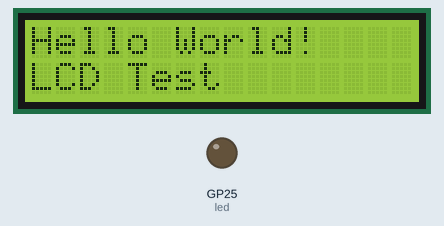
A program run on a simulated Raspberry Pi Pico running MicroPython. Shown: 16×2 character LCD, output pins drawn as LEDs (lit = HIGH). The clock reads 2024-03-15 10:24:30 at power-on unless the program sets it; what the program prints to the serial console is not drawn.

Above: at 1.4 s.
At 7.4 s:
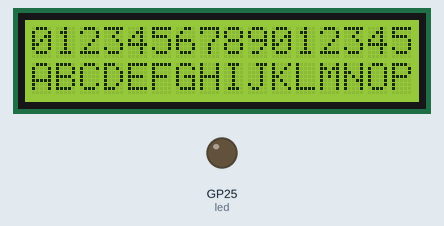
At 22.82 s:
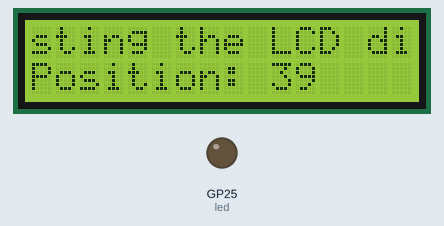
At 38.4 s:
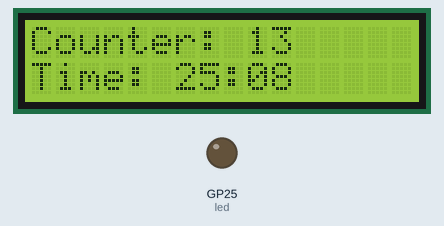
Timing chart, 0 to 39.9 s (numbered marks = the images above):
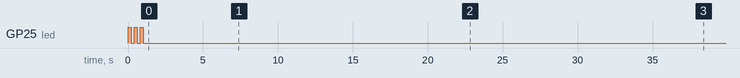

The program:

test-lcd.py
```python
# Simple LCD Test for Raspberry Pi Pico
# MicroPython implementation

import machine
import utime
from machine import Pin, I2C

# LCD Configuration
LCD_I2C_ID = 0     # I2C0
LCD_SDA_PIN = 0    # GP0
LCD_SCL_PIN = 1    # GP1
LCD_ADDRESS = 0x27 # Common I2C address for LCD

class I2cLcd:
    def __init__(self, i2c, addr, num_lines, num_columns):
        self.i2c = i2c
        self.addr = addr
        self.num_lines = num_lines
        self.num_columns = num_columns

        print(f"Initializing LCD at address 0x{addr:02x}")

        # Test I2C connection first
        try:
            self.i2c.writeto(self.addr, bytes([0x00]))
            print("LCD responded to I2C")
        except OSError as e:
            print(f"LCD not responding: {e}")
            return

        # LCD initialization sequence
        print("Starting LCD initialization...")
        utime.sleep_ms(50)  # Wait for LCD to power up

        # Initialize in 4-bit mode (standard HD44780 procedure)
        self._write_nibble(0x03)  # Function set: 8-bit (first attempt)
        utime.sleep_ms(5)
        self._write_nibble(0x03)  # Function set: 8-bit (second attempt)
        utime.sleep_ms(1)
        self._write_nibble(0x03)  # Function set: 8-bit (third attempt)
        utime.sleep_ms(1)
        self._write_nibble(0x02)  # Function set: 4-bit mode
        utime.sleep_ms(1)

        # Now in 4-bit mode, send full commands
        self._write_command(0x28)  # Function set: 4-bit, 2-line, 5x8 font
        utime.sleep_ms(1)
        self._write_command(0x08)  # Display off
        utime.sleep_ms(1)
        self._write_command(0x01)  # Clear display
        utime.sleep_ms(2)
        self._write_command(0x06)  # Entry mode: increment cursor
        utime.sleep_ms(1)
        self._write_command(0x0C)  # Display on, cursor off, blink off
        utime.sleep_ms(1)

        print("LCD initialization complete")

    def _write_nibble(self, nibble):
        """Write 4-bit nibble to LCD via I2C expander"""
        # PCF8574 I2C expander connections (common mapping):
        # P7 P6 P5 P4 P3 P2 P1 P0
        # D7 D6 D5 D4 BL EN RW RS

        try:
            # Prepare data: nibble in upper 4 bits, backlight on (P3=1)
            data = (nibble << 4) | 0x08  # Shift nibble left, set backlight bit

            # Pulse Enable (P2): high then low
            self.i2c.writeto(self.addr, bytes([data | 0x04]))  # Enable high
            utime.sleep_us(1)
            self.i2c.writeto(self.addr, bytes([data & ~0x04])) # Enable low
            utime.sleep_us(50)

        except OSError as e:
            print(f"I2C write error: {e}")

    def _write_command(self, cmd):
        """Write command to LCD (RS=0)"""
        # Send upper nibble
        self._write_nibble((cmd >> 4) & 0x0F)
        # Send lower nibble
        self._write_nibble(cmd & 0x0F)

    def _write_data(self, data):
        """Write data to LCD (RS=1)"""
        try:
            # Upper nibble with RS=1
            upper = ((data >> 4) & 0x0F) << 4 | 0x09  # Data + backlight + RS
            self.i2c.writeto(self.addr, bytes([upper | 0x04]))  # Enable high
            utime.sleep_us(1)
            self.i2c.writeto(self.addr, bytes([upper & ~0x04])) # Enable low
            utime.sleep_us(50)

            # Lower nibble with RS=1
            lower = (data & 0x0F) << 4 | 0x09  # Data + backlight + RS
            self.i2c.writeto(self.addr, bytes([lower | 0x04]))  # Enable high
            utime.sleep_us(1)
            self.i2c.writeto(self.addr, bytes([lower & ~0x04])) # Enable low
            utime.sleep_us(50)

        except OSError as e:
            print(f"I2C write error: {e}")

    def clear(self):
        """Clear LCD display"""
        self._write_command(0x01)
        utime.sleep_ms(2)  # Clear command needs extra time

    def home(self):
        """Return cursor to home position"""
        self._write_command(0x02)
        utime.sleep_ms(2)

    def move_to(self, col, row):
        """Move cursor to specific position"""
        if row == 0:
            addr = 0x80 + col  # First line starts at 0x80
        elif row == 1:
            addr = 0xC0 + col  # Second line starts at 0xC0
        else:
            return
        self._write_command(addr)

    def putstr(self, string):
        """Write string to LCD"""
        for char in string:
            self._write_data(ord(char))

    def putchar(self, char):
        """Write single character to LCD"""
        self._write_data(ord(char))

def test_lcd():
    """Test LCD functionality"""
    print("=== LCD Test Starting ===")

    # Initialize I2C with slower speed for reliability
    print("Initializing I2C...")
    i2c = I2C(LCD_I2C_ID, sda=Pin(LCD_SDA_PIN), scl=Pin(LCD_SCL_PIN), freq=100000)

    # Scan for I2C devices
    print("Scanning I2C bus...")
    devices = i2c.scan()
    print(f"Found I2C devices: {[hex(d) for d in devices]}")

    if not devices:
        print("No I2C devices found! Check wiring.")
        return

    # Try to find LCD at common addresses
    lcd_addr = LCD_ADDRESS
    if lcd_addr not in devices:
        print(f"LCD not found at 0x{lcd_addr:02x}")
        # Try common alternatives
        common_addresses = [0x3F, 0x26, 0x20, 0x24, 0x25]
        for addr in common_addresses:
            if addr in devices:
                print(f"Trying address 0x{addr:02x}")
                lcd_addr = addr
                break
        else:
            print("No LCD found at any common address!")
            return

    # Initialize LCD
    print(f"Initializing LCD at address 0x{lcd_addr:02x}")
    lcd = I2cLcd(i2c, lcd_addr, 2, 16)

    # Test sequence
    print("Starting LCD tests...")

    # Test 1: Clear and basic text
    print("Test 1: Basic text")
    lcd.clear()
    lcd.move_to(0, 0)
    lcd.putstr("Hello World!")
    lcd.move_to(0, 1)
    lcd.putstr("LCD Test")
    utime.sleep(3)

    # Test 2: Character positions
    print("Test 2: Character positions")
    lcd.clear()
    for i in range(16):
        lcd.move_to(i, 0)
        lcd.putchar(str(i % 10))
        lcd.move_to(i, 1)
        lcd.putchar(chr(ord('A') + i))
        utime.sleep(0.2)
    utime.sleep(2)

    # Test 3: Scrolling text
    print("Test 3: Scrolling text")
    long_text = "This is a long scrolling message for testing the LCD display!"
    for i in range(len(long_text) - 15):
        lcd.clear()
        lcd.move_to(0, 0)
        lcd.putstr(long_text[i:i+16])
        lcd.move_to(0, 1)
        lcd.putstr(f"Position: {i:02d}")
        utime.sleep(0.3)

    # Test 4: Counter
    print("Test 4: Counter")
    for count in range(20):
        lcd.clear()
        lcd.move_to(0, 0)
        lcd.putstr(f"Counter: {count}")
        lcd.move_to(0, 1)
        timestamp = utime.localtime()
        time_str = f"{timestamp[4]:02d}:{timestamp[5]:02d}"
        lcd.putstr(f"Time: {time_str}")
        utime.sleep(1)

    # Test 5: Final message
    print("Test 5: Final message")
    lcd.clear()
    lcd.move_to(0, 0)
    lcd.putstr("LCD Test")
    lcd.move_to(0, 1)
    lcd.putstr("Complete!")

    print("=== LCD Test Complete ===")

def main():
    """Main function"""
    # Status LED
    led = Pin(25, Pin.OUT)

    try:
        # Blink LED to show we're starting
        for i in range(3):
            led.on()
            utime.sleep(0.2)
            led.off()
            utime.sleep(0.2)

        # Run LCD test
        test_lcd()

        # Success - steady LED
        led.on()
        print("Test completed successfully!")

    except Exception as e:
        print(f"Test failed with error: {e}")
        # Error - fast blinking LED
        for i in range(10):
            led.on()
            utime.sleep(0.1)
            led.off()
            utime.sleep(0.1)

if __name__ == "__main__":
    main()
```

Measured:
- by itself, GP25 (led): alternates HIGH for 0.20 s and LOW for 0.20 s, 6 changes in all, then stays LOW
- what the display in image 0 shows lasts 3.0 s, from 1.3 s to 4.3 s
- what the display in image 1 shows lasts 2.2 s, from 7.4 s to 9.6 s
